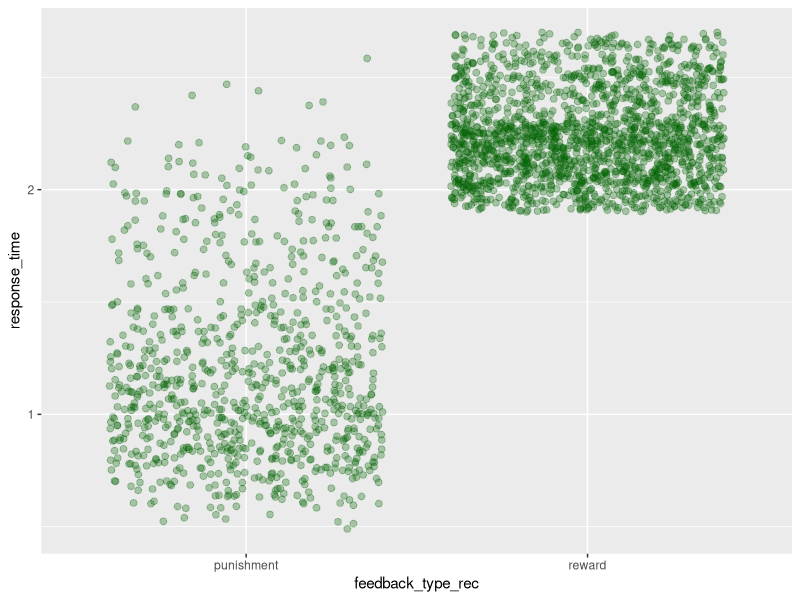

Recreate this plot in R.

# First look at the data that Karolina transformed into a .csv file.

library(tidyverse)

data <- read.csv("./data/behavioral_data.csv")

head(data)

data %>% 
  group_by(contrast_diff_abs, condition) %>% 
  count()

# Look at reaction times for correct vs. incorrect no_go trials
data %>% 
  filter(condition == "no_go") %>% 
  mutate(feedback_type_rec = ifelse(feedback_type == 1, "reward", "punishment")) %>% 
  
  ggplot(aes(x = feedback_type_rec, y = response_time)) +
  geom_jitter(colour = "darkgreen", alpha = .3, size = 2)

